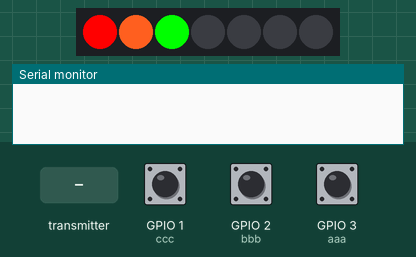
A sketch run on a simulated ESP32. Parts: 7 RGB LEDs in strip order, left to right, the last lines printed to the serial monitor. The inputs (shaded band) are chosen by the test bench; at power-on: GPIO 1 (ccc) HIGH, GPIO 2 (bbb) HIGH, GPIO 3 (aaa) HIGH.

Above: at 1.2 s.
1.3 s: the transmitter starts sending get = 25
At 2.0 s:
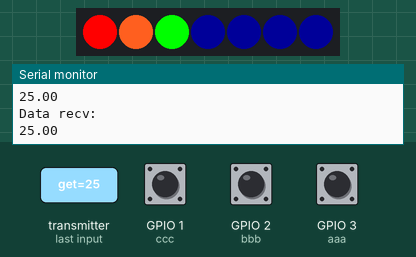
2.8 s: the transmitter starts sending get = 50
At 3.2 s:
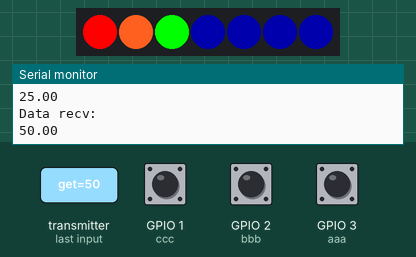
5.9 s: the transmitter starts sending get = 0
At 6.7 s:
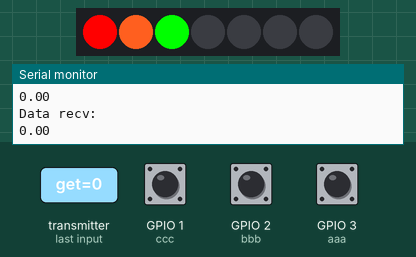
Timing chart, 0 to 8.4 s (numbered marks = the images above; inputs shaded):
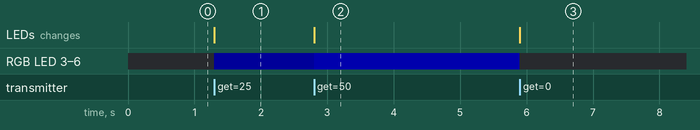

The sketch:

Remote.ino
```cpp
#include <WiFi.h>
#include <Wire.h>
#include <esp_now.h>
#include <Adafruit_NeoPixel.h>

Adafruit_NeoPixel remote(7, 0, NEO_GRB + NEO_KHZ800);

  //esp-now stuff
uint8_t broadcastAddress[] = {0xA4, 0xCB, 0x8F, 0x1D, 0x52, 0xB8};   //MAC Address format 11:22:33:44:55:66 (MAC of your remote for sending back which color is shown every time it's changed)
#define CHANNEL 0   //channel which esp-now uses

float Indicator_current;

typedef  struct struck_message {
  float set;
  float get;
} struck_message;

struck_message Indicator_data;
struck_message Remote_data;
esp_now_peer_info_t peerInfo;

void OnDataSent(const uint8_t *mac_addr, esp_now_send_status_t status) {
  Serial.println("Delivering");
}

void OnDataRecv(const uint8_t *mac, const uint8_t *incomingData, int len) {
  memcpy(&Indicator_data, incomingData, sizeof(Indicator_data));
  Indicator_current = Indicator_data.get;
  Serial.println("Data recv: ");
  Serial.println(Indicator_data.get);
  remote.fill(Indicator_data.get, 3, 4);
  remote.show();
}

const int aaa = 3;
const int bbb = 2;
const int ccc = 1;

void setup() {
  Serial.begin(115200);

  pinMode(aaa, INPUT_PULLUP);
  pinMode(bbb, INPUT_PULLUP);
  pinMode(ccc, INPUT_PULLUP);

  WiFi.mode(WIFI_STA);

  esp_now_init();
  peerInfo.channel = CHANNEL;
  peerInfo.encrypt = false;

  memcpy(peerInfo.peer_addr, broadcastAddress, 6);

  esp_now_add_peer(&peerInfo);
  esp_now_register_recv_cb(esp_now_recv_cb_t(OnDataRecv));

  remote.begin();
  remote.fill(0, 3, 4);
  remote.setPixelColor(0, remote.Color(255, 0, 0));
  remote.setPixelColor(1, remote.Color(255, 95, 31));
  remote.setPixelColor(2, remote.Color(0, 255, 0));
  remote.show();
}

void loop(){
  if (digitalRead(aaa) == LOW) {
    Remote_data.set = remote.Color(255, 0, 0);
    esp_err_t result = esp_now_send(broadcastAddress, (uint8_t *) &Remote_data, sizeof(Remote_data));
    Serial.println("Button 1");
    delay(1200);
  }
  else if (digitalRead(bbb) == LOW) {
    Remote_data.set = remote.Color(255, 95, 31);
    esp_err_t result = esp_now_send(broadcastAddress, (uint8_t *) &Remote_data, sizeof(Remote_data));
    Serial.println("Button 2");
    delay(1200);
  }
  else if (digitalRead(ccc) == LOW) {
    Remote_data.set = remote.Color(0, 255, 0);
    esp_err_t result = esp_now_send(broadcastAddress, (uint8_t *) &Remote_data, sizeof(Remote_data));
    Serial.println("Button 3");
    delay(1200);
  }
}
```

Measured:
- after the input at 1.3 s, RGB LED 3–6: off → RGB(0, 0, 25) at once; the LEDs: change at once (image 1)
- after the input at 2.8 s, RGB LED 3–6: RGB(0, 0, 25) → RGB(0, 0, 50) at once; the LEDs: change at once (image 2)
- after the input at 5.9 s, RGB LED 3–6: RGB(0, 0, 50) → off at once; the LEDs: change at once (image 3)
